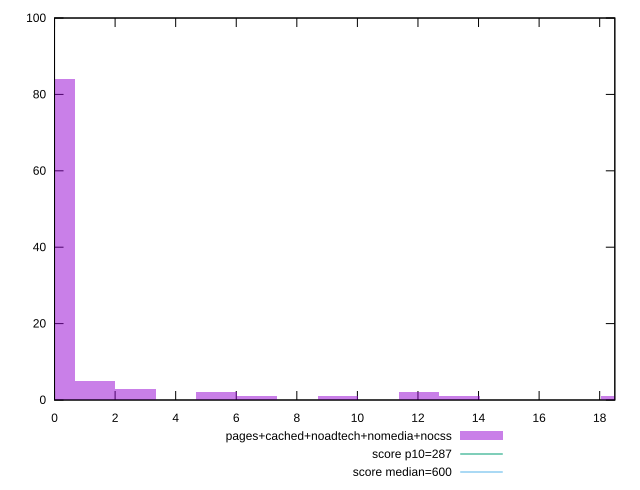

gnuplot code for this plot:
reset

$pagesCachedNoadtechNomediaNocss <<EOF
5.349446163895758 2
0 84
1.3373615409739394 5
6.686807704869697 1
2.674723081947879 3
12.036253868765455 2
18.723061573635153 1
9.361530786817577 1
13.373615409739394 1
EOF

set key outside below
set boxwidth 1.3373615409739394
set xrange [0:18.5]
set yrange [0:100]
set trange [0:100]
set style fill transparent solid 0.5 noborder

set parametric
set terminal svg size 640, 490 enhanced background rgb 'white'
set output "report_00009_2021-02-08T22-37-41.559Z/total-blocking-time/comparison/histogram/4_vs_5.svg"

plot $pagesCachedNoadtechNomediaNocss title "pages+cached+noadtech+nomedia+nocss" with boxes, \
     287,t title "score p10=287", \
     600,t title "score median=600"

reset
